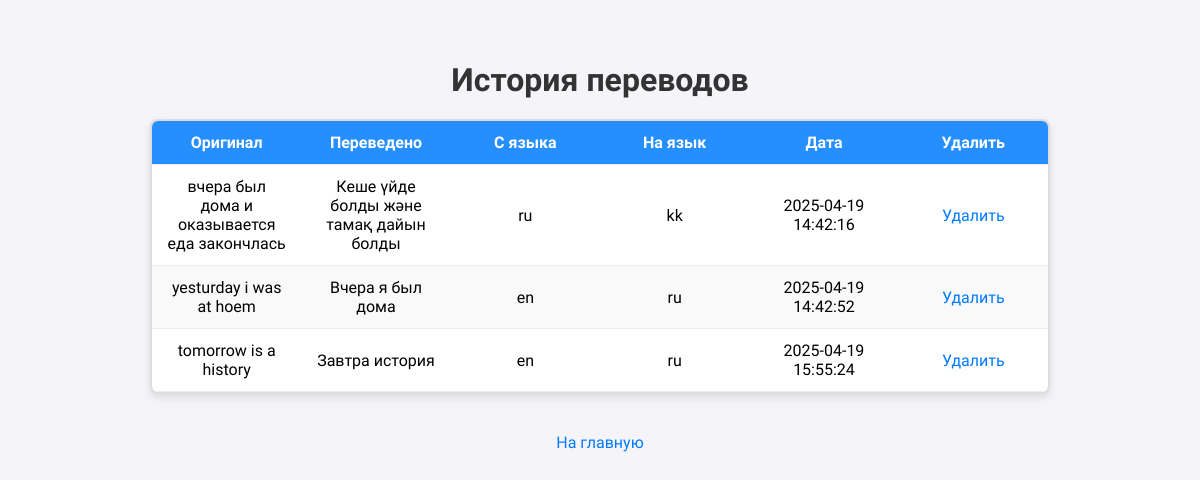
The app's page /history, older data.
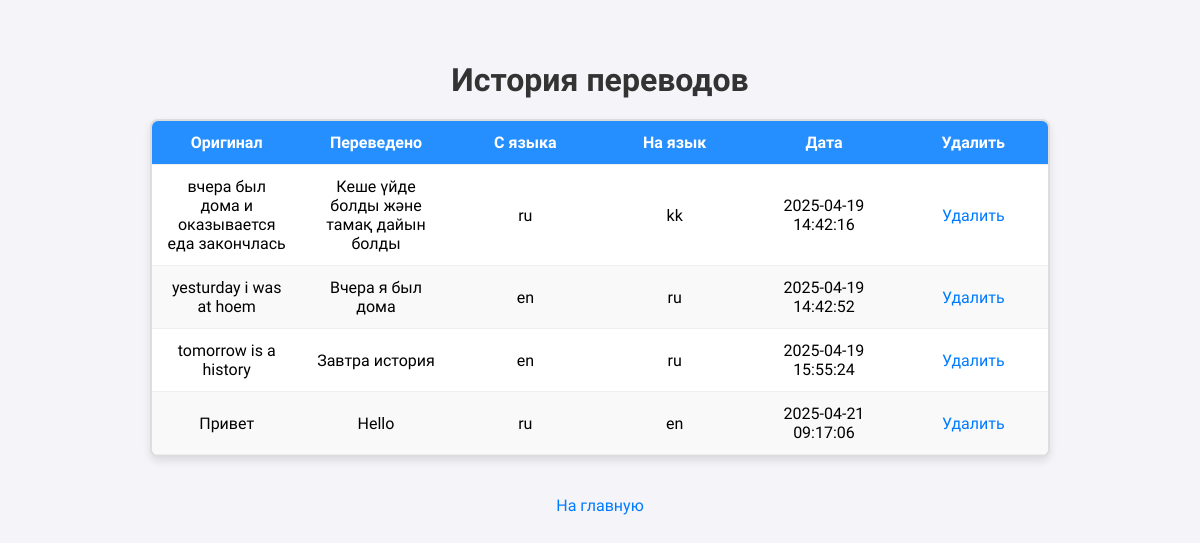
The same page, newer data.
### tables this page shows
CREATE TABLE translation_history (
                        id INTEGER PRIMARY KEY AUTOINCREMENT,
                        translation_id INTEGER NOT NULL,
                        source_language TEXT NOT NULL,
                        target_language TEXT NOT NULL,
                        translation_date TEXT NOT NULL,
                        FOREIGN KEY (translation_id) REFERENCES translations(id)
                    );

CREATE TABLE translations (
                        id INTEGER PRIMARY KEY AUTOINCREMENT,
                        source_text TEXT NOT NULL,
                        translated_text TEXT NOT NULL
                    );

### app/app.py (the view)
@app.route("/history")
def history():
    history_entries = get_translation_history()
    return render_template("history.html", history=history_entries)

### app/database.py (called while the page is built)
def create_connection(db_path=DATABASE_PATH):
    try:
        return sqlite3.connect(db_path)
    except sqlite3.Error as e:
        print(f"Ошибка подключения к базе данных: {e}")
        return None

def get_translation_history(conn=None):
    created_here = False
    if conn is None:
        conn = create_connection()
        created_here = True
    if conn is None:
        print("Ошибка: соединение с базой данных не установлено.")
        return []
    cursor = conn.cursor()
    cursor.execute(
        """
        SELECT th.id, t.source_text, t.translated_text,
               th.source_language, th.target_language, th.translation_date
        FROM translation_history th
        JOIN translations t ON th.translation_id = t.id
    """
    )
    history = cursor.fetchall()
    if created_here:
        conn.close()
    return history

### templates/history.html (shortened to what this page needs)
<!DOCTYPE html>
<html lang="ru">
<head>
</head>
<body>
    <h1>История переводов</h1>
    <div class="table-container">
        <table>
            <thead>
                <tr>
                    <th>Оригинал</th>
                    <th>Переведено</th>
                    <th>С языка</th>
                    <th>На язык</th>
                    <th>Дата</th>
                    <th>Удалить</th>
                </tr>
            </thead>
            <tbody>
                {% for entry in history %}
                <tr>
                    <td>{{ entry[1] }}</td>
                    <td>{{ entry[2] }}</td>
                    <td>{{ entry[3] }}</td>
                    <td>{{ entry[4] }}</td>
                    <td>{{ entry[5] }}</td>
                    <td><a href="{{ url_for('delete_history', translation_id=entry[0]) }}">Удалить</a></td>
                </tr>
                {% endfor %}
            </tbody>
        </table>
    </div>
    <br>
    <a href="/">На главную</a>
</body>
</html>

Row changes from the older to the newer data that the page shows:
added translation_history: source_text "Привет", translated_text "Hello", source_language "ru", target_language "en", translation_date "2025-04-21 09:17:06"
